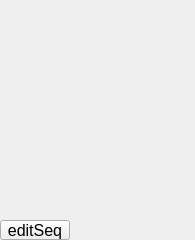
<?xml version="1.0" ?>
<ui version="4.0">
  <class>Dialog</class>
  <widget class="PyDMFrame" name="screen">
    <property name="geometry">
      <rect>
        <x>1192</x>
        <y>245</y>
        <width>195</width>
        <height>240</height>
      </rect>
    </property>
    <property name="minimumSize">
      <size>
        <width>195</width>
        <height>240</height>
      </size>
    </property>
    <property name="styleSheet">
      <string notr="true">PyDMFrame#screen {
  color: rgb(26, 115, 9);
  background-color: rgb(200, 200, 200);
  }</string>
    </property>
    <property name="windowTitle">
      <string>userStringSeqs10</string>
    </property>
    <layout class="QGridLayout" name="gridLayout" columnstretch="70,125" rowstretch="20,20,20,20,20,20,20,20,20,20,20,20">
      <property name="leftMargin">
        <number>0</number>
      </property>
      <property name="topMargin">
        <number>0</number>
      </property>
      <property name="rightMargin">
        <number>0</number>
      </property>
      <property name="bottomMargin">
        <number>0</number>
      </property>
      <property name="horizontalSpacing">
        <number>0</number>
      </property>
      <property name="verticalSpacing">
        <number>0</number>
      </property>
      <item row="0" column="0" colspan="2">
        <widget class="PyDMEnumButton" name="choice_button">
          <property name="geometry">
            <rect>
              <x>0</x>
              <y>0</y>
              <width>195</width>
              <height>20</height>
            </rect>
          </property>
          <property name="sizePolicy">
            <sizepolicy hsizetype="Ignored" vsizetype="Ignored">
              <horstretch>0</horstretch>
              <verstretch>0</verstretch>
            </sizepolicy>
          </property>
          <property name="toolTip">
            <string>${P}userStringSeqEnable.VAL</string>
          </property>
          <property name="channel" stdset="0">
            <string>ca://${P}userStringSeqEnable.VAL</string>
          </property>
          <property name="font">
            <font>
              <pointsize>12</pointsize>
            </font>
          </property>
          <property name="orientation" stdset="0">
            <number>1</number>
          </property>
          <property name="horizontalSpacing" stdset="0">
            <number>0</number>
          </property>
          <property name="verticalSpacing" stdset="0">
            <number>0</number>
          </property>
          <property name="marginTop" stdset="0">
            <number>0</number>
          </property>
          <property name="marginBottom" stdset="0">
            <number>0</number>
          </property>
          <property name="marginLeft" stdset="0">
            <number>0</number>
          </property>
          <property name="marginRight" stdset="0">
            <number>0</number>
          </property>
          <property name="styleSheet">
            <string notr="true">PyDMEnumButton#choice_button {
  color: rgb(0, 0, 0);
  background-color: rgb(115, 223, 255);
  margin: 0px;
  padding: 0px;
  min-width: 0px;
  min-height: 0px;
  }
QPushButton {
  color: rgb(0, 0, 0);
  background-color: rgb(115, 223, 255);
  margin: 0px;
  padding: 0px;
  min-width: 0px;
  min-height: 0px;
  }</string>
          </property>
        </widget>
      </item>
      <item row="1" column="0" colspan="2">
        <widget class="PyDMEmbeddedDisplay" name="composite">
          <property name="geometry">
            <rect>
              <x>0</x>
              <y>20</y>
              <width>195</width>
              <height>20</height>
            </rect>
          </property>
          <property name="sizePolicy">
            <sizepolicy hsizetype="Ignored" vsizetype="Ignored">
              <horstretch>0</horstretch>
              <verstretch>0</verstretch>
            </sizepolicy>
          </property>
          <property name="toolTip">
            <string>composite</string>
          </property>
          <property name="filename" stdset="0">
            <string>userStringSeqs_line.ui</string>
          </property>
          <property name="macros" stdset="0">
            <string>P=${P},N=1</string>
          </property>
        </widget>
      </item>
      <item row="2" column="0" colspan="2">
        <widget class="PyDMEmbeddedDisplay" name="composite_1">
          <property name="geometry">
            <rect>
              <x>0</x>
              <y>40</y>
              <width>195</width>
              <height>20</height>
            </rect>
          </property>
          <property name="sizePolicy">
            <sizepolicy hsizetype="Ignored" vsizetype="Ignored">
              <horstretch>0</horstretch>
              <verstretch>0</verstretch>
            </sizepolicy>
          </property>
          <property name="toolTip">
            <string>composite_1</string>
          </property>
          <property name="filename" stdset="0">
            <string>userStringSeqs_line.ui</string>
          </property>
          <property name="macros" stdset="0">
            <string>P=${P},N=2</string>
          </property>
        </widget>
      </item>
      <item row="3" column="0" colspan="2">
        <widget class="PyDMEmbeddedDisplay" name="composite_2">
          <property name="geometry">
            <rect>
              <x>0</x>
              <y>60</y>
              <width>195</width>
              <height>20</height>
            </rect>
          </property>
          <property name="sizePolicy">
            <sizepolicy hsizetype="Ignored" vsizetype="Ignored">
              <horstretch>0</horstretch>
              <verstretch>0</verstretch>
            </sizepolicy>
          </property>
          <property name="toolTip">
            <string>composite_2</string>
          </property>
          <property name="filename" stdset="0">
            <string>userStringSeqs_line.ui</string>
          </property>
          <property name="macros" stdset="0">
            <string>P=${P},N=3</string>
          </property>
        </widget>
      </item>
      <item row="4" column="0" colspan="2">
        <widget class="PyDMEmbeddedDisplay" name="composite_3">
          <property name="geometry">
            <rect>
              <x>0</x>
              <y>80</y>
              <width>195</width>
              <height>20</height>
            </rect>
          </property>
          <property name="sizePolicy">
            <sizepolicy hsizetype="Ignored" vsizetype="Ignored">
              <horstretch>0</horstretch>
              <verstretch>0</verstretch>
            </sizepolicy>
          </property>
          <property name="toolTip">
            <string>composite_3</string>
          </property>
          <property name="filename" stdset="0">
            <string>userStringSeqs_line.ui</string>
          </property>
          <property name="macros" stdset="0">
            <string>P=${P},N=4</string>
          </property>
        </widget>
      </item>
      <item row="5" column="0" colspan="2">
        <widget class="PyDMEmbeddedDisplay" name="composite_4">
          <property name="geometry">
            <rect>
              <x>0</x>
              <y>100</y>
              <width>195</width>
              <height>20</height>
            </rect>
          </property>
          <property name="sizePolicy">
            <sizepolicy hsizetype="Ignored" vsizetype="Ignored">
              <horstretch>0</horstretch>
              <verstretch>0</verstretch>
            </sizepolicy>
          </property>
          <property name="toolTip">
            <string>composite_4</string>
          </property>
          <property name="filename" stdset="0">
            <string>userStringSeqs_line.ui</string>
          </property>
          <property name="macros" stdset="0">
            <string>P=${P},N=5</string>
          </property>
        </widget>
      </item>
      <item row="6" column="0" colspan="2">
        <widget class="PyDMEmbeddedDisplay" name="composite_5">
          <property name="geometry">
            <rect>
              <x>0</x>
              <y>120</y>
              <width>195</width>
              <height>20</height>
            </rect>
          </property>
          <property name="sizePolicy">
            <sizepolicy hsizetype="Ignored" vsizetype="Ignored">
              <horstretch>0</horstretch>
              <verstretch>0</verstretch>
            </sizepolicy>
          </property>
          <property name="toolTip">
            <string>composite_5</string>
          </property>
          <property name="filename" stdset="0">
            <string>userStringSeqs_line.ui</string>
          </property>
          <property name="macros" stdset="0">
            <string>P=${P},N=6</string>
          </property>
        </widget>
      </item>
      <item row="7" column="0" colspan="2">
        <widget class="PyDMEmbeddedDisplay" name="composite_6">
          <property name="geometry">
            <rect>
              <x>0</x>
              <y>140</y>
              <width>195</width>
              <height>20</height>
            </rect>
          </property>
          <property name="sizePolicy">
            <sizepolicy hsizetype="Ignored" vsizetype="Ignored">
              <horstretch>0</horstretch>
              <verstretch>0</verstretch>
            </sizepolicy>
          </property>
          <property name="toolTip">
            <string>composite_6</string>
          </property>
          <property name="filename" stdset="0">
            <string>userStringSeqs_line.ui</string>
          </property>
          <property name="macros" stdset="0">
            <string>P=${P},N=7</string>
          </property>
        </widget>
      </item>
      <item row="8" column="0" colspan="2">
        <widget class="PyDMEmbeddedDisplay" name="composite_7">
          <property name="geometry">
            <rect>
              <x>0</x>
              <y>160</y>
              <width>195</width>
              <height>20</height>
            </rect>
          </property>
          <property name="sizePolicy">
            <sizepolicy hsizetype="Ignored" vsizetype="Ignored">
              <horstretch>0</horstretch>
              <verstretch>0</verstretch>
            </sizepolicy>
          </property>
          <property name="toolTip">
            <string>composite_7</string>
          </property>
          <property name="filename" stdset="0">
            <string>userStringSeqs_line.ui</string>
          </property>
          <property name="macros" stdset="0">
            <string>P=${P},N=8</string>
          </property>
        </widget>
      </item>
      <item row="9" column="0" colspan="2">
        <widget class="PyDMEmbeddedDisplay" name="composite_8">
          <property name="geometry">
            <rect>
              <x>0</x>
              <y>180</y>
              <width>195</width>
              <height>20</height>
            </rect>
          </property>
          <property name="sizePolicy">
            <sizepolicy hsizetype="Ignored" vsizetype="Ignored">
              <horstretch>0</horstretch>
              <verstretch>0</verstretch>
            </sizepolicy>
          </property>
          <property name="toolTip">
            <string>composite_8</string>
          </property>
          <property name="filename" stdset="0">
            <string>userStringSeqs_line.ui</string>
          </property>
          <property name="macros" stdset="0">
            <string>P=${P},N=9</string>
          </property>
        </widget>
      </item>
      <item row="10" column="0" colspan="2">
        <widget class="PyDMEmbeddedDisplay" name="composite_9">
          <property name="geometry">
            <rect>
              <x>0</x>
              <y>200</y>
              <width>195</width>
              <height>20</height>
            </rect>
          </property>
          <property name="sizePolicy">
            <sizepolicy hsizetype="Ignored" vsizetype="Ignored">
              <horstretch>0</horstretch>
              <verstretch>0</verstretch>
            </sizepolicy>
          </property>
          <property name="toolTip">
            <string>composite_9</string>
          </property>
          <property name="filename" stdset="0">
            <string>userStringSeqs_line.ui</string>
          </property>
          <property name="macros" stdset="0">
            <string>P=${P},N=10</string>
          </property>
        </widget>
      </item>
      <item row="11" column="0">
        <widget class="PyDMRelatedDisplayButton" name="related_display">
          <property name="geometry">
            <rect>
              <x>0</x>
              <y>220</y>
              <width>70</width>
              <height>20</height>
            </rect>
          </property>
          <property name="sizePolicy">
            <sizepolicy hsizetype="Ignored" vsizetype="Ignored">
              <horstretch>0</horstretch>
              <verstretch>0</verstretch>
            </sizepolicy>
          </property>
          <property name="toolTip">
            <string>editSeq</string>
          </property>
          <property name="text">
            <string>editSeq</string>
          </property>
          <property name="showIcon" stdset="0">
            <bool>false</bool>
          </property>
          <property name="font">
            <font>
              <pointsize>12</pointsize>
            </font>
          </property>
          <property name="styleSheet">
            <string notr="true">PyDMRelatedDisplayButton#related_display {
  color: rgb(255, 255, 255);
  background-color: rgb(51, 153, 0);
  }</string>
          </property>
          <property name="titles" stdset="0">
            <stringlist>
              <string>editSseq</string>
            </stringlist>
          </property>
          <property name="filenames" stdset="0">
            <stringlist>
              <string>editSseq.ui</string>
            </stringlist>
          </property>
          <property name="macros" stdset="0">
            <stringlist>
              <string>P=${P},Q=ES:</string>
            </stringlist>
          </property>
          <property name="openInNewWindow" stdset="0">
            <bool>true</bool>
          </property>
        </widget>
      </item>
    </layout>
    <zorder>choice_button</zorder>
    <zorder>composite</zorder>
    <zorder>composite_1</zorder>
    <zorder>composite_2</zorder>
    <zorder>composite_3</zorder>
    <zorder>composite_4</zorder>
    <zorder>composite_5</zorder>
    <zorder>composite_6</zorder>
    <zorder>composite_7</zorder>
    <zorder>composite_8</zorder>
    <zorder>composite_9</zorder>
    <zorder>related_display</zorder>
  </widget>
  <customwidgets>
    <customwidget>
      <class>PyDMEnumButton</class>
      <extends>QWidget</extends>
      <header>pydm.widgets.enum_button</header>
    </customwidget>
    <customwidget>
      <class>PyDMEmbeddedDisplay</class>
      <extends>QFrame</extends>
      <header>pydm.widgets.embedded_display</header>
    </customwidget>
    <customwidget>
      <class>PyDMRelatedDisplayButton</class>
      <extends>QPushButton</extends>
      <header>pydm.widgets.related_display_button</header>
    </customwidget>
    <customwidget>
      <class>PyDMFrame</class>
      <extends>QFrame</extends>
      <header>pydm.widgets.frame</header>
    </customwidget>
  </customwidgets>
</ui>
